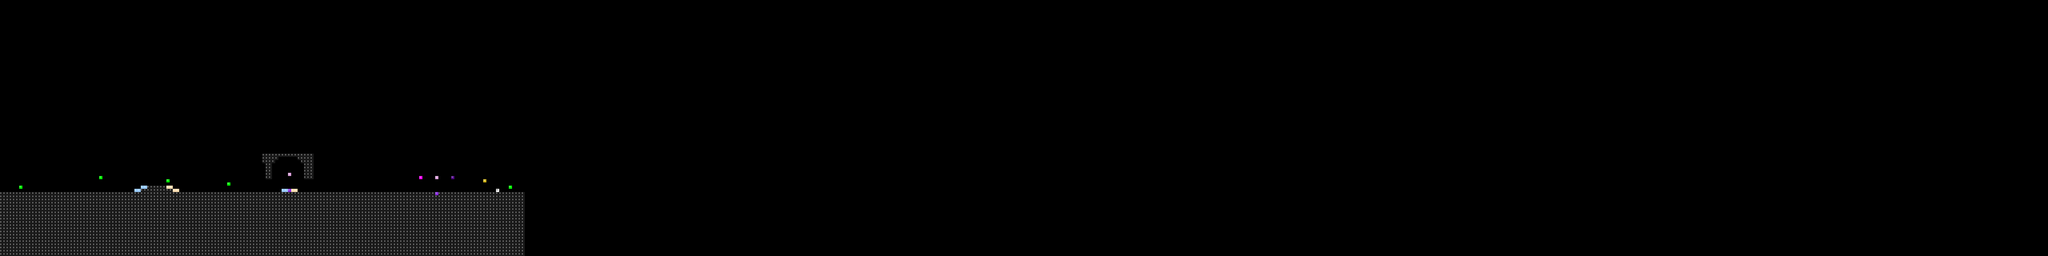

This game map was drawn from its Tiled (.tmx) file and the tilesets committed beside it. A one-line description and the trimmed map source follow:
An orthogonal 640x80 tile map with 16x16 px tiles, 1 tile layer (Livello tile 1).

<map version="1.10" tiledversion="1.12.2" orientation="orthogonal" renderorder="right-down" width="640" height="80" tilewidth="16" tileheight="16" infinite="0" nextlayerid="2" nextobjectid="1">
 <editorsettings>
  <export target="test_slope.csv" format="csv" />
 </editorsettings>
 <tileset firstgid="1" source="../collision.tsx" />
 <layer id="1" name="Livello tile 1" width="640" height="80">
  <data>[51200 cells, 3379 non-empty, 10 distinct tile ids]</data>
 </layer>
</map>
